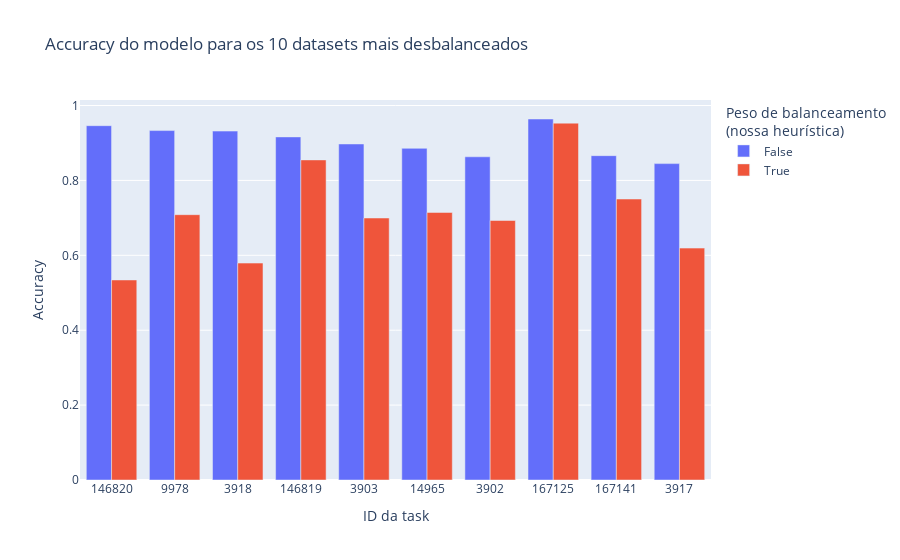

Write notebook code for a chart like this one.
### Code cell
fig = px.bar(plot_df, x='id', y='result', color='desimbalancer', barmode='group',
        title='Accuracy do modelo para os 10 datasets mais desbalanceados',
        labels={
                'id': 'ID da task',
                'result': 'Accuracy',
                'desimbalancer': 'Peso de balanceamento<br>(nossa heurística)'
        },
    custom_data=['result', 'imbalance', 'n_rows', 'n_cols']
)

fig.update_traces(
    hovertemplate="<br>".join([
        "Accuracy: %{customdata[0]:.4f}",
        "Imbalance: %{customdata[1]:.4f}",
        "N Rows: %{customdata[2]}",
        "N Cols: %{customdata[3]}",
    ])
)

### Figure 1 — Plotly figure (JSON) as saved in the notebook; plotly's stock layout.template omitted (floating-point values rounded to 4 significant figures)
{"data": [{"alignmentgroup": "True", "customdata": [[0.9461, 0.9461, 4839, 6], [0.9331, 0.9369, 2534, 73], [0.9317, 0.9306, 1109, 22], [0.9162, 0.9148, 540, 19], [0.8973, 0.8976, 1563, 38], [0.8857, 0.883, 45211, 17], [0.8631, 0.8779, 1458, 38], [0.964, 0.86, 3279, 1559], [0.8661, 0.8586, 5000, 21], [0.8448, 0.8454, 2109, 22]], "hovertemplate": "Accuracy: %{customdata[0]:.4f}<br>Imbalance: %{customdata[1]:.4f}<br>N Rows: %{customdata[2]}<br>N Cols: %{customdata[3]}", "legendgroup": "False", "marker": {"color": "#636efa", "pattern": {"shape": ""}}, "name": "False", "offsetgroup": "False", "orientation": "v", "showlegend": true, "textposition": "auto", "type": "bar", "x": ["146820", "9978", "3918", "146819", "3903", "14965", "3902", "167125", "167141", "3917"], "xaxis": "x", "y": [0.9461, 0.9331, 0.9317, 0.9162, 0.8973, 0.8857, 0.8631, 0.964, 0.8661, 0.8448], "yaxis": "y"}, {"alignmentgroup": "True", "customdata": [[0.5341, 0.9461, 4839, 6], [0.7085, 0.9369, 2534, 73], [0.5792, 0.9306, 1109, 22], [0.8547, 0.9148, 540, 19], [0.6996, 0.8976, 1563, 38], [0.7145, 0.883, 45211, 17], [0.6929, 0.8779, 1458, 38], [0.9529, 0.86, 3279, 1559], [0.7503, 0.8586, 5000, 21], [0.6193, 0.8454, 2109, 22]], "hovertemplate": "Accuracy: %{customdata[0]:.4f}<br>Imbalance: %{customdata[1]:.4f}<br>N Rows: %{customdata[2]}<br>N Cols: %{customdata[3]}", "legendgroup": "True", "marker": {"color": "#EF553B", "pattern": {"shape": ""}}, "name": "True", "offsetgroup": "True", "orientation": "v", "showlegend": true, "textposition": "auto", "type": "bar", "x": ["146820", "9978", "3918", "146819", "3903", "14965", "3902", "167125", "167141", "3917"], "xaxis": "x", "y": [0.5341, 0.7085, 0.5792, 0.8547, 0.6996, 0.7145, 0.6929, 0.9529, 0.7503, 0.6193], "yaxis": "y"}], "layout": {"barmode": "group", "legend": {"title": {"text": "Peso de balanceamento<br>(nossa heurística)"}, "tracegroupgap": 0}, "title": {"text": "Accuracy do modelo para os 10 datasets mais desbalanceados"}, "xaxis": {"anchor": "y", "domain": [0, 1], "title": {"text": "ID da task"}}, "yaxis": {"anchor": "x", "domain": [0, 1], "title": {"text": "Accuracy"}}}}
